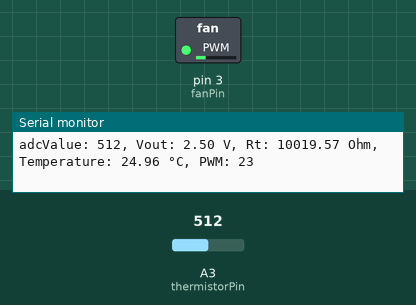
This sketch was run on a simulated Arduino Uno, built with avr-gcc and run on an emulated ATmega328P. Parts: switched loads named in the sketch (green lamp = pin HIGH), the last lines printed to the serial monitor. The inputs (shaded band) are chosen by the test bench; at power-on: A3 (thermistorPin) = 512.

Above: at 1.3 s.
1.4 s: A3 (thermistorPin) set to 1023
At 2.6 s:
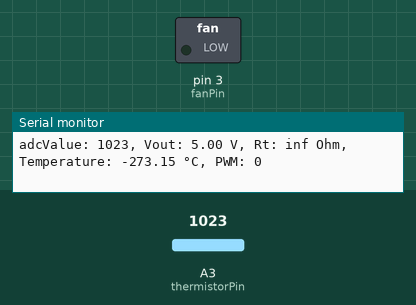
3.0 s: A3 (thermistorPin) set to 794
4.5 s: A3 (thermistorPin) set to 761
At 5.6 s:
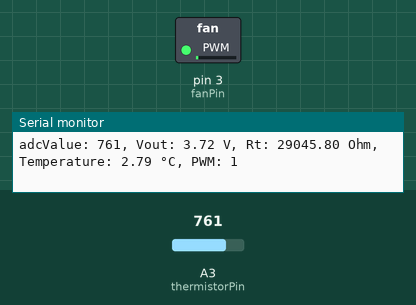
6.1 s: A3 (thermistorPin) set to 306
At 7.1 s:
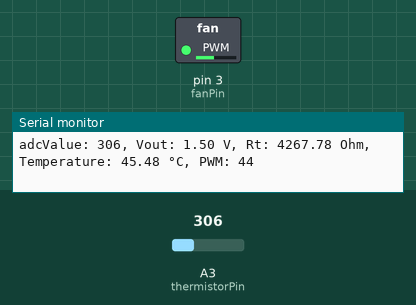
7.6 s: A3 (thermistorPin) set to 122
At 8.7 s:
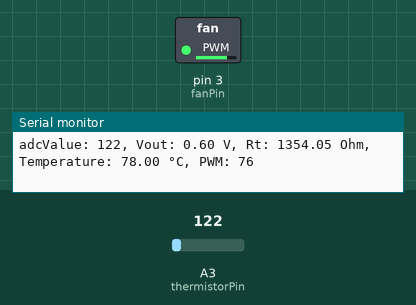
9.2 s: A3 (thermistorPin) set to 0
At 10.2 s:
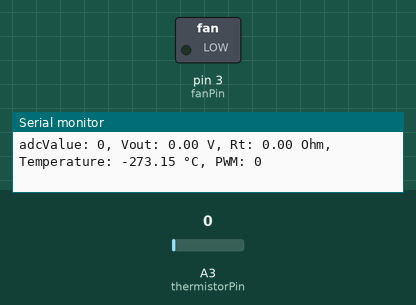
Timing chart, 0 to 11.7 s (numbered marks = the images above; inputs shaded):
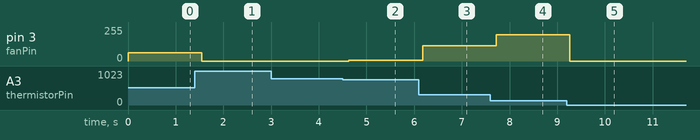

The sketch:

FanSpeedControl.ino
```cpp
// Pin Definitions
const int thermistorPin = A3;  // Analog pin connected to the thermistor voltage divider
const int fanPin = 3;         // PWM pin to control the fan speed

const float R0 = 10000.0;       // Resistance at 25°C (10kΩ)
const float B = 3950.0;         // B-value (25°C-50°C)
const float T0 = 298.15;        // Reference temperature in Kelvin (25°C)
const float Vcc = 5.0;          // Supply voltage
const float Rf = 10000.0;       // Fixed resistor in voltage divider

// Temperature-to-PWM mapping
const float tempMin = 0.0;   // Minimum temperature (°C) for fan control
const float tempMax = 100.0;  // Maximum temperature (°C) for fan control

void setup() {
  pinMode(thermistorPin, INPUT);
  pinMode(fanPin, OUTPUT);
  Serial.begin(9600);
}

void loop() {
  // Step 1: Read thermistor voltage
  int adcValue = analogRead(thermistorPin);               // Read ADC value (0–1023)
  float Vout = (adcValue / 1023.0) * Vcc;                 // Convert to voltage

  // Step 2: Calculate thermistor resistance
  float Rt = Rf * (Vout / (Vcc - Vout));                     // Resistance of the thermistor

  // Step 3: Calculate temperature in Celsius using B-value equation
  float temperature = calculateTemperature(Rt);           // Convert resistance to temperature

  // Step 4: Map temperature to PWM duty cycle (0–255)
  int D = mapTemperatureToPWM(temperature);       // Convert temperature to fan speed

  // Step 5: Write PWM signal to fan
  analogWrite(fanPin, D);

  int percent_D = (D * 100) / 255;

  // Print temperature
  Serial.print("adcValue: ");
  Serial.print(adcValue);
  Serial.print(", Vout: ");
  Serial.print(Vout);
  Serial.print(" V, Rt: ");
  Serial.print(Rt);
  Serial.print(" Ohm, Temperature: ");
  Serial.print(temperature);
  Serial.print(" °C, PWM: ");
  Serial.println(percent_D);

  delay(500); // Delay for readability
}

float calculateTemperature(float Rt) {
  // Calculate temperature in Kelvin using the simplified thermistor resistance equation
  float tempK = 1.0 / ( (1.0 / T0) + (log(Rt / R0) / B) );

  // Convert Kelvin to Celsius
  return tempK - 273.15;
}

// Function to map temperature to PWM duty cycle
int mapTemperatureToPWM(float temperature) {
  // Clamp temperature to range [tempMin, tempMax]
  if (temperature < tempMin) temperature = tempMin;
  if (temperature > tempMax) temperature = tempMax;

  // Map temperature range [tempMin, tempMax] to PWM range [0, 255]
  return map(temperature, tempMin, tempMax, 0, 255);
}
```

Measured:
- after the input at 1.4 s, pin 3 (fanPin): 61/255 → 0/255 after 0.15 s
- after the input at 4.5 s, pin 3 (fanPin): 0/255 → 5/255 after 0.13 s
- after the input at 6.1 s, pin 3 (fanPin): 5/255 → 114/255 after 0.08 s
- after the input at 7.6 s, pin 3 (fanPin): 114/255 → 196/255 after 0.12 s
- after the input at 9.2 s, pin 3 (fanPin): 196/255 → 0/255 after 0.07 s
